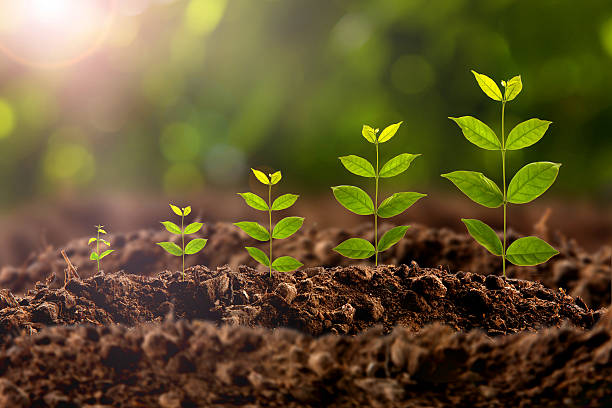
#> input picture Image_processing_study/images/plant.jpg, 612 x 408 px, found by its file name
$ python histogram_start.py
#> lines starting #> are read from the running program, lines starting #| are printed output that depends on the picture
import numpy as np
import cv2
import matplotlib.pyplot as plt
def showimg(image):
    cv2.imshow("iwin",image)
    cv2.waitKey(0)
image =cv2.imread("/../images/plant.jpg",-1)
#> image is the input picture: shape (408, 612, 3); mean B, G, R 46, 84.8, 98.6
image.shape

hist = cv2.calcHist([image],[0],None,[16],[0,255])
#> hist = [81391, 38624, 29738, 28255, 26954, 15926, 8773, 4589, 3557, 2769, 1804, 1607, 1800, 1527, 1439, 901]

plt.plot(hist)
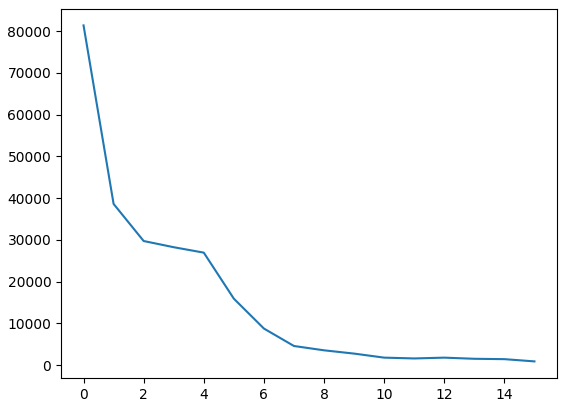
#> figure drawn by matplotlib, 1 panel; curve peaks at x = 0, y = 81391

$ run again, with Image_processing_study/images/beach.jpg copied over Image_processing_study/images/plant.jpg
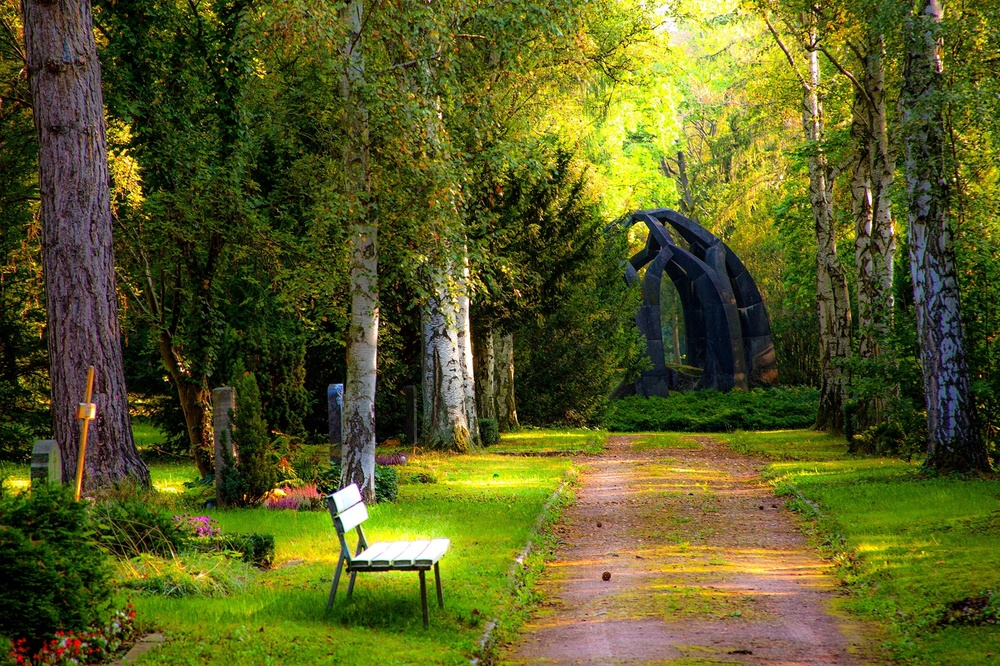
#> input picture Image_processing_study/images/beach.jpg, 1000 x 666 px, shrunk from 2000 x 1333 before the run, found by its file name
#> image is the input picture: shape (666, 1000, 3); mean B, G, R 34.7, 91.9, 88.7
#> hist = [290683, 116755, 76684, 54374, 40292, 28908, 20413, 13777, 9029, 5916, 2938, 1527, 938, 631, 595, 1639]
#> `plt.plot(hist)`:
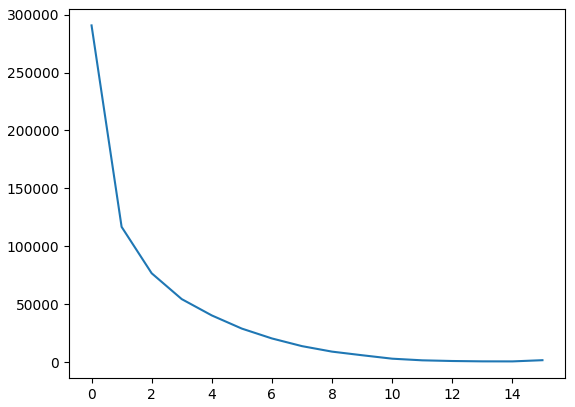
#> figure drawn by matplotlib, 1 panel; curve peaks at x = 0, y = 290683

$ run again, with Image_processing_study/images/fall.jpg copied over Image_processing_study/images/plant.jpg
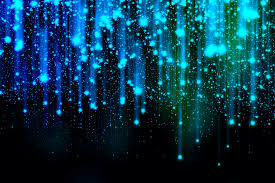
#> input picture Image_processing_study/images/fall.jpg, 275 x 183 px, found by its file name
#> image is the input picture: shape (183, 275, 3); mean B, G, R 75.8, 54.6, 4.8
#> hist = [16800, 5725, 3509, 2818, 2603, 2338, 2177, 1933, 1671, 1522, 1409, 1113, 1050, 1012, 1216, 1558]
#> `plt.plot(hist)`:
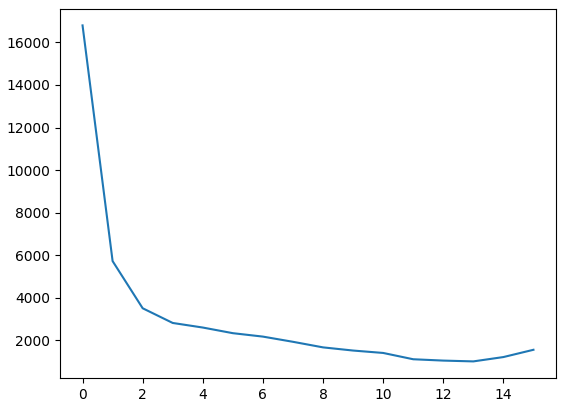
#> figure drawn by matplotlib, 1 panel; curve peaks at x = 0, y = 16800
